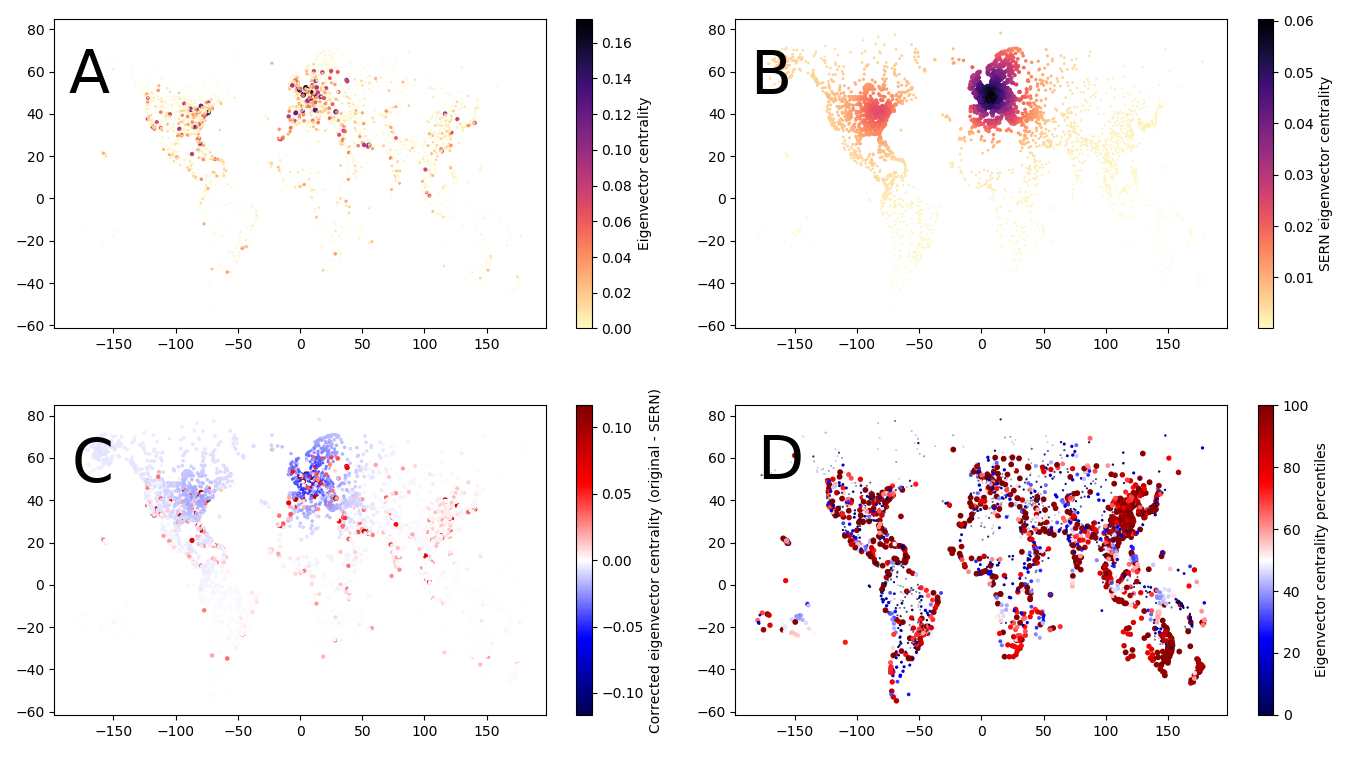

Recreate this plot in Python.
import numpy as np
from matplotlib import pyplot as pl
from scipy.stats import percentileofscore
import graph_tool.all as gt
from sern import *

print('load data from <nodes> and <links> ..')
ids, lon, lat = np.loadtxt('nodes', unpack = True)
links = np.loadtxt('links', dtype = 'int')

print('construct adjacency matrix and edge list ..')
A, b = AdjacencyMatrix(ids, links)
lon, lat = lon[b], lat[b]
n = A.shape[0]
A[np.tril_indices(n)] = 0
edges = np.transpose(A.nonzero())
A = A[np.triu_indices(n, 1)]

print('get all link distances ..')
D, x = IntegerDistances(lat, lon)

print('derive link probability ..')
p = LinkProbability(A, D)

print('original measure ..')
g = Graph(edges, n)
_, v = gt.eigenvector(g)
vo = np.array(v.a)

nserns = 1000
var = np.zeros((nserns, len(vo)))

print('measure on SERNs ..')
for i in range(var.shape[0]):
    e = SernEdges(D, p, n)
    g = Graph(e, n)
    _, v = gt.eigenvector(g)
    v = np.array(v.a)
    var[i] = v

print('plot full example ..')
fg, ax = pl.subplots(2, 2, figsize = (19.2, 10.8))

# original measure
c = vo
im = ax[0,0].scatter(lon, lat, s = Scale(c), c = c,
           cmap = pl.cm.magma_r)
cb = fg.colorbar(im, ax = ax[0,0])
cb.set_label('Eigenvector centrality')

# sern ensemble mean
c = var.mean(axis = 0)
im = ax[0,1].scatter(lon, lat, s = Scale(c), c = c,
           cmap = pl.cm.magma_r)
cb = fg.colorbar(im, ax = ax[0,1])
cb.set_label('SERN eigenvector centrality')

# corrected measure
c = vo - var.mean(axis = 0)
im = ax[1,0].scatter(lon, lat, s = Scale(c), c = c,
           vmax = c.max(), vmin = -c.max(),
           cmap = pl.cm.seismic)
cb = fg.colorbar(im, ax = ax[1,0])
cb.set_label('Corrected eigenvector centrality (original - SERN)')

# percentiles
c = np.array([percentileofscore(var[:,i], vo[i]) for i in range(len(vo))])
im = ax[1,1].scatter(lon, lat, s = Scale(c), c = c,
           vmax = 100, vmin = 0,
           cmap = pl.cm.seismic)
cb = fg.colorbar(im, ax = ax[1,1])
cb.set_label('Eigenvector centrality percentiles')

pl.tight_layout()
pl.savefig('sern_example.png')

